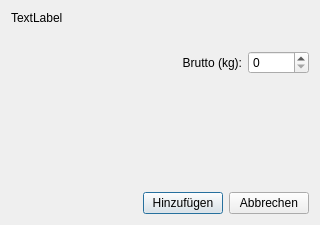
<?xml version="1.0" encoding="UTF-8"?>
<ui version="4.0">
 <class>ManualInputWidget</class>
 <widget class="QDialog" name="ManualInputWidget">
  <property name="geometry">
   <rect>
    <x>0</x>
    <y>0</y>
    <width>320</width>
    <height>225</height>
   </rect>
  </property>
  <property name="windowTitle">
   <string>Dialog</string>
  </property>
  <layout class="QVBoxLayout" name="verticalLayout">
   <item>
    <widget class="QLabel" name="_labelVehicle">
     <property name="text">
      <string>TextLabel</string>
     </property>
    </widget>
   </item>
   <item>
    <widget class="QLabel" name="_labelIcon">
     <property name="text">
      <string/>
     </property>
     <property name="alignment">
      <set>Qt::AlignCenter</set>
     </property>
    </widget>
   </item>
   <item>
    <layout class="QHBoxLayout" name="horizontalLayout_2">
     <item>
      <spacer name="horizontalSpacer_2">
       <property name="orientation">
        <enum>Qt::Horizontal</enum>
       </property>
       <property name="sizeHint" stdset="0">
        <size>
         <width>40</width>
         <height>20</height>
        </size>
       </property>
      </spacer>
     </item>
     <item>
      <widget class="QLabel" name="label">
       <property name="text">
        <string>Brutto (kg):</string>
       </property>
       <property name="alignment">
        <set>Qt::AlignRight|Qt::AlignTrailing|Qt::AlignVCenter</set>
       </property>
      </widget>
     </item>
     <item>
      <widget class="QSpinBox" name="_spinBrutto">
       <property name="maximum">
        <number>99999</number>
       </property>
      </widget>
     </item>
    </layout>
   </item>
   <item>
    <spacer name="verticalSpacer">
     <property name="orientation">
      <enum>Qt::Vertical</enum>
     </property>
     <property name="sizeHint" stdset="0">
      <size>
       <width>20</width>
       <height>40</height>
      </size>
     </property>
    </spacer>
   </item>
   <item>
    <layout class="QHBoxLayout" name="horizontalLayout">
     <item>
      <spacer name="horizontalSpacer">
       <property name="orientation">
        <enum>Qt::Horizontal</enum>
       </property>
       <property name="sizeHint" stdset="0">
        <size>
         <width>40</width>
         <height>20</height>
        </size>
       </property>
      </spacer>
     </item>
     <item>
      <widget class="QPushButton" name="_buttonAdd">
       <property name="text">
        <string>Hinzufügen</string>
       </property>
      </widget>
     </item>
     <item>
      <widget class="QPushButton" name="_buttonCancel">
       <property name="text">
        <string>Abbrechen</string>
       </property>
      </widget>
     </item>
    </layout>
   </item>
  </layout>
 </widget>
 <resources/>
 <connections/>
</ui>
